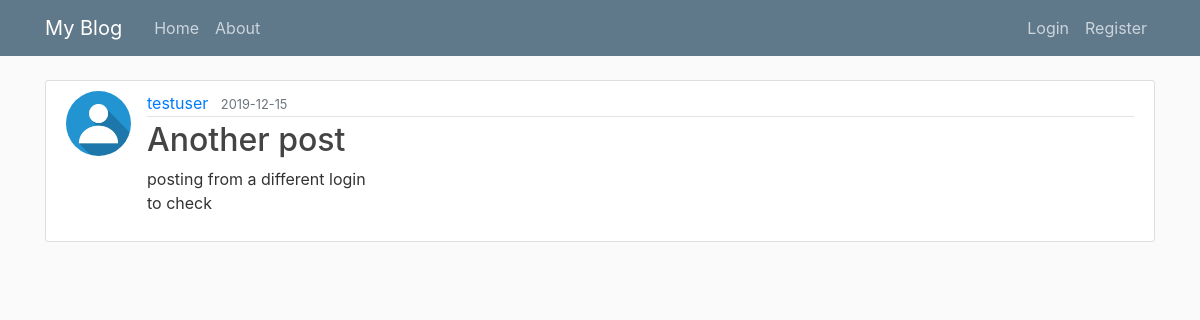
Screenshot of /post/2 with the database file from the repository.
### myblog/models.py (models this page shows, shortened)
class User(db.Model, UserMixin):
    id = db.Column(db.Integer, primary_key=True)
    username = db.Column(db.String(20), unique=True, nullable=False)
    email = db.Column(db.String(120), unique=True, nullable=False)
    image_file = db.Column(db.String(20), nullable=False, default='default.jpg')
    password = db.Column(db.String(60), nullable=False)
    posts = db.relationship('Post', backref='author', lazy=True)

class Post(db.Model):
    id = db.Column(db.Integer, primary_key=True)
    title = db.Column(db.String(100), nullable=False)
    date_posted = db.Column(db.DateTime, nullable=False, default=datetime.utcnow)
    content = db.Column(db.Text, nullable=False)
    user_id = db.Column(db.Integer, db.ForeignKey('user.id'), nullable=False)

### myblog/routes.py (the view)
@app.route("/post/<int:post_id>")
def post(post_id):
    post = Post.query.get_or_404(post_id)
    return render_template('post.html', title=post.title, post=post)

### myblog/templates/post.html (shortened to what this page needs)
{% extends "layout.html" %}
{% block content %}
  <article class="media content-section">
    <img class="rounded-circle article-img" src="{{ url_for('static', filename='profile_pics/' + post.author.image_file) }}">
    <div class="media-body">
      <div class="article-metadata">
        <a class="mr-2" href="{{ url_for('dashboard', username=post.author.username) }}">{{ post.author.username }}</a>
        <small class="text-muted">{{ post.date_posted.strftime('%Y-%m-%d') }}</small>
      </div>
      <h2 class="article-title">{{ post.title }}</h2>
      <p class="article-content">{{ post.content }}</p>
    </div>
  </article>
{% endblock content %}

### myblog/static/main.css (style rules this page uses)
body { background: #fafafa; color: #333333; margin-top: 5rem; }
h1, h2, h3, h4, h5, h6 { color: #444444; }
.content-section { background: #ffffff; padding: 10px 20px; border: 1px solid #dddddd; border-radius: 3px; margin-bottom: 20px; }
.article-title { color: #444444; }
.article-content { white-space: pre-line; }
.article-img { height: 65px; width: 65px; margin-right: 16px; }
.article-metadata { padding-bottom: 1px; margin-bottom: 4px; border-bottom: 1px solid #e3e3e3 }

### rows the page displays
User: image_file (placeholder picture), author.username "testuser"
Post: date_posted "2019-12-15", title "Another post", content "posting from a different login to check"
